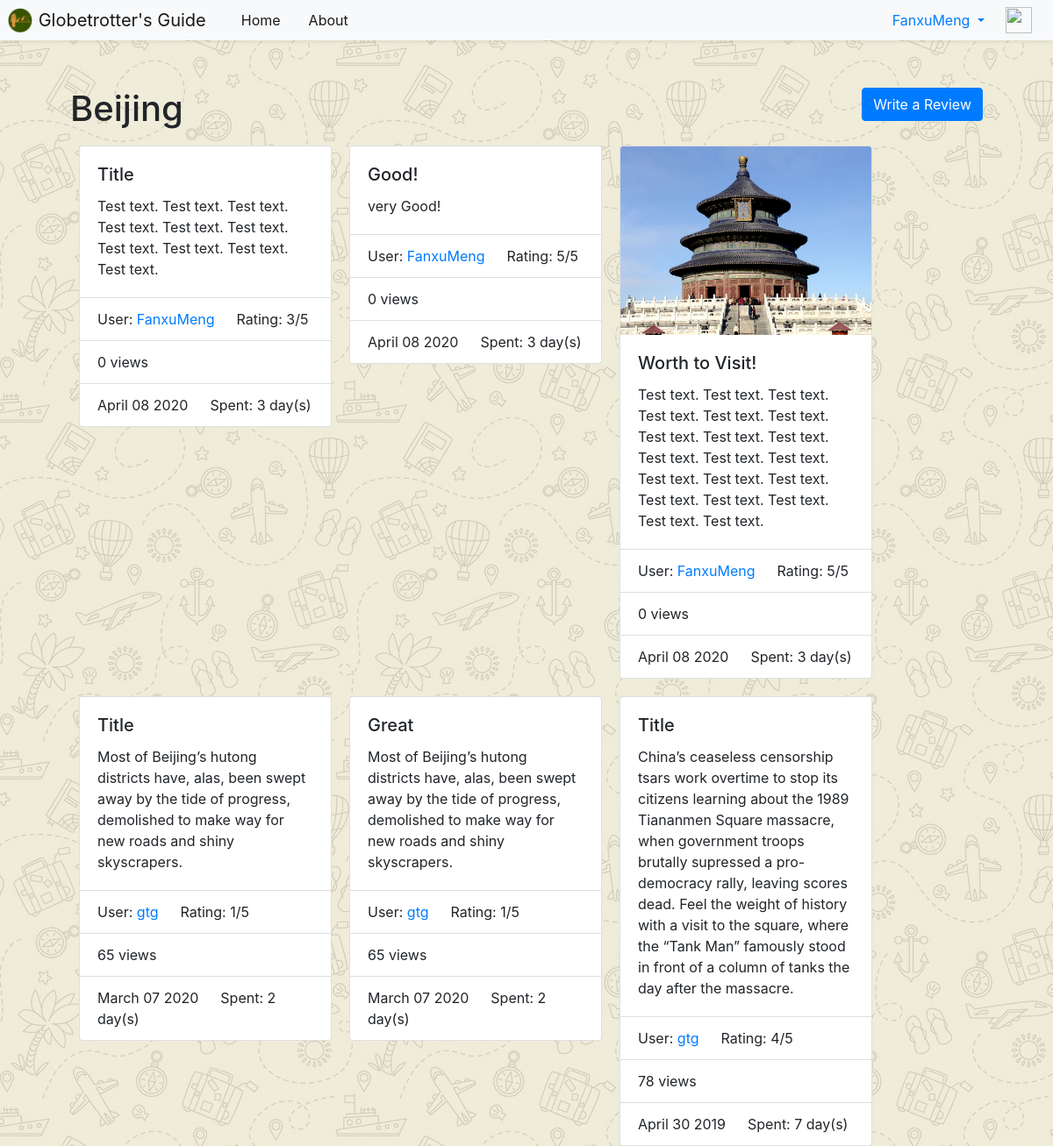
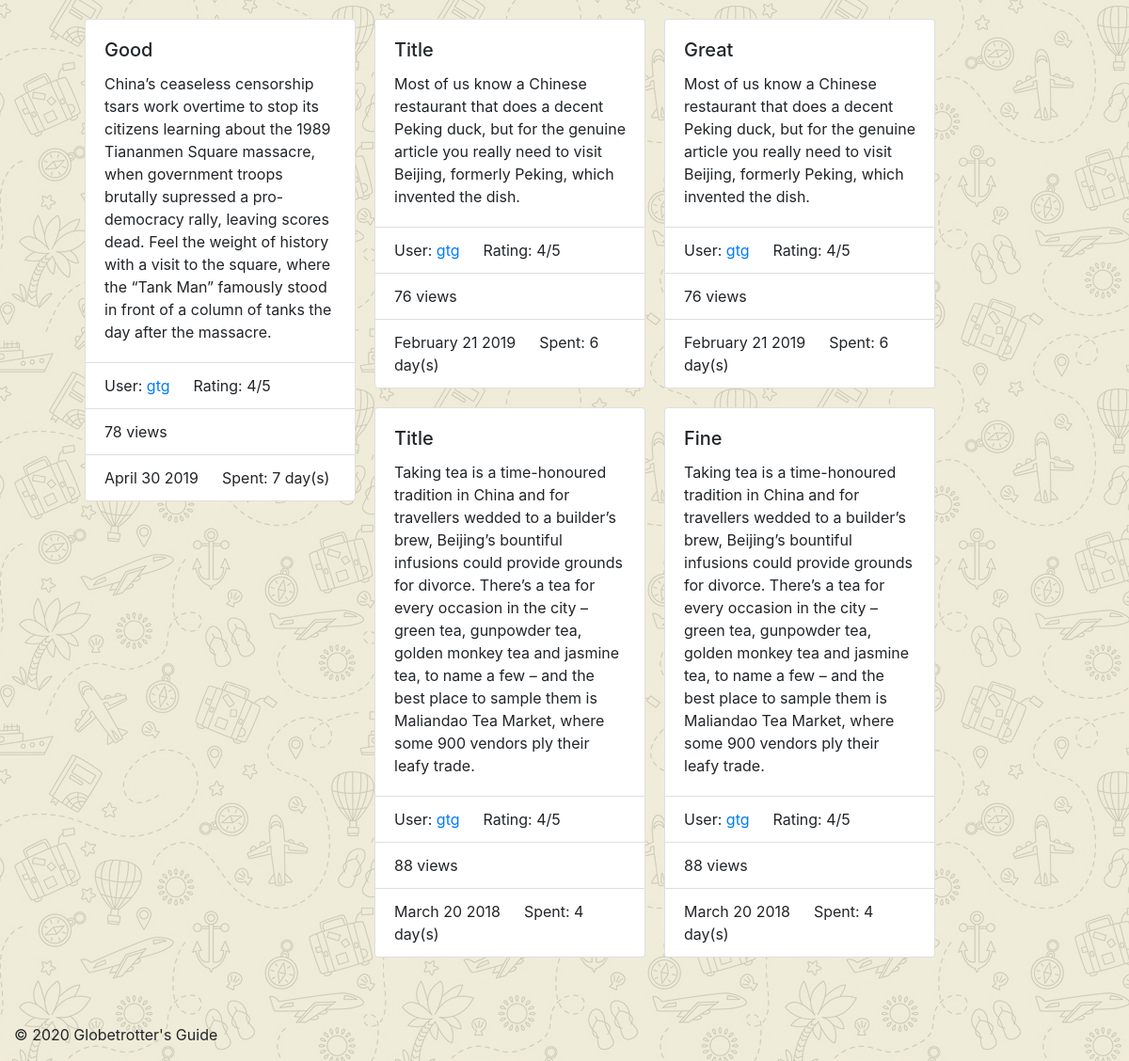
The page /GlobetrottersGuide/asia/china/beijing/ (signed in) on the database its author committed (2 pictures, top to bottom).
### GlobetrottersGuide/models.py (models this page shows, shortened)
class City(models.Model):
    NAME_MAX_LENGTH = 128
    country = models.ForeignKey(Country, on_delete=models.CASCADE)
    name = models.CharField(max_length=128, unique=True)
    views = models.IntegerField(default=0)
    likes = models.IntegerField(default=0)
    slug = models.SlugField(unique=True)
    reviewNum = 0
    class Meta:
        verbose_name_plural = 'Cities'

class cityReview(models.Model):
    TEXT_MAX_LENGTH = 2000
    RATING_CHOICES = (
        (1, '1'),
        (2, '2'),
        (3, '3'),
        (4, '4'),
        (5, '5'),
    )
    user = models.ForeignKey(User, on_delete=models.CASCADE)
    belong_city = models.ForeignKey(City, on_delete=models.CASCADE)
    publish_date = models.DateTimeField('date published')
    views = models.IntegerField(default=0)
    likes = models.IntegerField(default=0)
    timeSpent = models.DurationField(blank=False)
    image = models.ImageField(upload_to='review_images', blank=True)
    title = models.CharField(max_length=128, default='Title')
    text = models.TextField(max_length=2000, blank=False)
    rating = models.IntegerField(choices=RATING_CHOICES)

### GlobetrottersGuide/views.py (the view)
def home_city(request, continent_name_slug, country_name_slug, city_name_slug):
    context_dict = {}
    try:
        continent = Continent.objects.get(slug=continent_name_slug)
        country = Country.objects.get(slug=country_name_slug)
        city = City.objects.get(slug=city_name_slug)
        reviews = cityReview.objects.filter(belong_city=city).order_by('-publish_date')
        context_dict['continent'] = continent
        context_dict['country'] = country
        context_dict['city'] = city
        context_dict['reviews'] = reviews
        context_dict['review_num'] = len(reviews)
    except City.DoesNotExist:
        context_dict['city'] = None
    return render(request, 'GlobetrottersGuide/home_city.html', context=context_dict)

### templates/GlobetrottersGuide/home_city.html
<!DOCTYPE html>
{% extends 'GlobetrottersGuide/base.html'%}
{% load staticfiles %}
{% load gtg_template_tags %}
{% block title_block%}
    <div class="row">
        <div class="col">
        <h1>{{ city.name }}</h1>
        </div>
        <div class="col">
            <a role="button" class="btn btn-primary" href="{% url 'GlobetrottersGuide:ReviewCity' continent_name_slug=continent.slug country_name_slug=country.slug city_name_slug=city.slug %}" style="float:right">Write a Review</a>
        </div>
    </div>
{% endblock %}
{% block body_block %}
    {% if reviews %}
    {% for review in reviews %}
        <div class="card" style="width: 18rem;margin:10px;float:left;">
            {% if review.image %}
            <img src="{{ review.image.url }}" class="card-img-top" alt="No Image">
            {% endif %}
            <div class="card-body">
                <h5 class="card-title">{{ review.title }}</h5>
                <p class="card-text">{{ review.text }}</p>
            </div>
            <ul class="list-group list-group-flush">
                <li class="list-group-item">
                    User:
                    <a href="{% url 'GlobetrottersGuide:UserProfile' review.user.username %}">{{ review.user.username }}</a>
                    &emsp; Rating: {{ review.rating }}/5
                </li>
                <li class="list-group-item">{{ review.views }} views</li>
                <li class="list-group-item">{{ review.publish_date | date:"F d Y" }} &emsp; Spent: {{ review.timeSpent.days }} day(s)</li>
            </ul>
        </div>
    {% endfor %}
    {% else %}
        <p><h2>No one has reviewed this city yet.</h2></p>
    {% endif %}
{% endblock %}

### templates/GlobetrottersGuide/base.html (shortened to what this page needs)
<!DOCTYPE html>
{% load staticfiles %}
{% load gtg_template_tags %}
<html lang="en">
    <head>
    <link href="https://getbootstrap.com/docs/4.2/dist/css/bootstrap.min.css" rel="stylesheet">
    <link href="{%  static 'css/base-style.css' %}" rel="stylesheet">
    </head>
    <body>
        <header>
            <nav class="navbar navbar-expand-md navbar-light fixed-top bg-light p-0 shadow-sm">
                <a class="navbar-brand p-2" href="{% url 'GlobetrottersGuide:HomePage' %}">
                    <img src="{% static 'images/gtg_logo.ico' %}" width="30" height="30" class="d-inline-block align-top" alt="">
                    Globetrotter's Guide
                </a>
                    <div class="collapse navbar-collapse" id="navbarNavDropdown">
                        <ul class="navbar-nav mr-auto">
                            <li class="nav-item active"><a class="nav-link" style="padding:8px 16px 8px 16px;" href="{% url 'GlobetrottersGuide:HomePage' %}">Home</a></li>
                            <li class="nav-item active"><a class="nav-link" style="padding:8px 16px 8px 16px;" href="{% url 'GlobetrottersGuide:about' %}">About</a></li>
                        </ul>
                        {% if user.is_authenticated %}
                            <ul class="nav-item dropdown" style="margin:0;padding:0;">
                                <a class="nav-link dropdown-toggle" href="#" data-toggle="dropdown"
                                   aria-labelledby="navbarDropdownMenuLink" role="button">{{ user.username }}
                                </a>
                            </ul>
                            <a class="navbar-brand p-2" href="{% url 'GlobetrottersGuide:UserProfile' user.username %}">
                            <img src="{{ userProfile.picture.url }}" width="30" height="30" class="d-inline-block align-top" alt="">
                            </a>
                        {% else %}
                            <div style="position:relative; right:50px">
                            <a class="btn btn-outline-success" href="{% url 'auth_login' %}" style="margin:10px 0px 10px 70px" >Login</a>
                            <a class="btn btn-outline-primary" href="{% url 'registration_register' %}" style="margin: 10px 20px 10px 0px;" >Sign up</a>
                            </div>
                        {% endif %}
                    </div>
            </nav>
        </header>
        <div class="container-fluid">
            <div class="row" style="margin: 100px 50px 100px 50px;">
                <main role="main" class="col-md">
                    {% block title_block %}{% endblock %}
                    {% block body_block %}{% endblock %}
                </main>
            </div>
        </div>
        <div>
            <footer class="container" style="position:fixed;bottom:0"><p>&copy; 2020 Globetrotter's Guide </p></footer>
        </div>
    </body>
</html>

### static/css/base-style.css (style rules this page uses)
body { background-image: url("background-bwy.png"); background-color: #cccccc; }

### rows shown on the page
City: name "Beijing"
cityReview: title "Title", text "Test text. Test text. Test text. Test text. Test text. Test text. Test text. Test text. Test text. Test text.", user.username "FanxuMeng", rating "3", views "0", publish_date "April 08 2020", timeSpent.days "3"
cityReview: title "Good!", text "very Good!", user.username "FanxuMeng", rating "5", views "0", publish_date "April 08 2020", timeSpent.days "3"
cityReview: image (picture), title "Worth to Visit!", text "Test text. Test text. Test text. Test text. Test text. Test text. Test text. Test text. Test text. Test text. Test text. Test text. Test text. Test text. Test text. Test text. Test text. Test text. Test text. Test text.", user.username "FanxuMeng", rating "5", views "0", publish_date "April 08 2020", timeSpent.days "3"
cityReview: title "Title", text "Most of Beijing’s hutong districts have, alas, been swept away by the tide of progress, demolished to make way for new roads and shiny skyscrapers.", user.username "gtg", rating "1", views "65", publish_date "March 07 2020", timeSpent.days "2"
cityReview: title "Great", text "Most of Beijing’s hutong districts have, alas, been swept away by the tide of progress, demolished to make way for new roads and shiny skyscrapers.", user.username "gtg", rating "1", views "65", publish_date "March 07 2020", timeSpent.days "2"
cityReview: title "Title", text "China’s ceaseless censorship tsars work overtime to stop its citizens learning about the 1989 Tiananmen Square massacre, when government troops brutally supressed a pro-democracy rally, leaving scores dead. Feel the weight of history with a visit to the square, where the “Tank Man” famously stood in front of a column of tanks the day after the massacre.", user.username "gtg", rating "4", views "78", publish_date "April 30 2019", timeSpent.days "7"
cityReview: title "Good", text "China’s ceaseless censorship tsars work overtime to stop its citizens learning about the 1989 Tiananmen Square massacre, when government troops brutally supressed a pro-democracy rally, leaving scores dead. Feel the weight of history with a visit to the square, where the “Tank Man” famously stood in front of a column of tanks the day after the massacre.", user.username "gtg", rating "4", views "78", publish_date "April 30 2019", timeSpent.days "7"
cityReview: title "Title", text "Most of us know a Chinese restaurant that does a decent Peking duck, but for the genuine article you really need to visit Beijing, formerly Peking, which invented the dish.", user.username "gtg", rating "4", views "76", publish_date "February 21 2019", timeSpent.days "6"
cityReview: title "Great", text "Most of us know a Chinese restaurant that does a decent Peking duck, but for the genuine article you really need to visit Beijing, formerly Peking, which invented the dish.", user.username "gtg", rating "4", views "76", publish_date "February 21 2019", timeSpent.days "6"
cityReview: title "Title", text "Taking tea is a time-honoured tradition in China and for travellers wedded to a builder’s brew, Beijing’s bountiful infusions could provide grounds for divorce. There’s a tea for every occasion in the city – green tea, gunpowder tea, golden monkey tea and jasmine tea, to name a few – and the best place to sample them is Maliandao Tea Market, where some 900 vendors ply their leafy trade.", user.username "gtg", rating "4", views "88", publish_date "March 20 2018", timeSpent.days "4"
cityReview: title "Fine", text "Taking tea is a time-honoured tradition in China and for travellers wedded to a builder’s brew, Beijing’s bountiful infusions could provide grounds for divorce. There’s a tea for every occasion in the city – green tea, gunpowder tea, golden monkey tea and jasmine tea, to name a few – and the best place to sample them is Maliandao Tea Market, where some 900 vendors ply their leafy trade.", user.username "gtg", rating "4", views "88", publish_date "March 20 2018", timeSpent.days "4"

### other values the page prints
{{ user.username }} "FanxuMeng"
